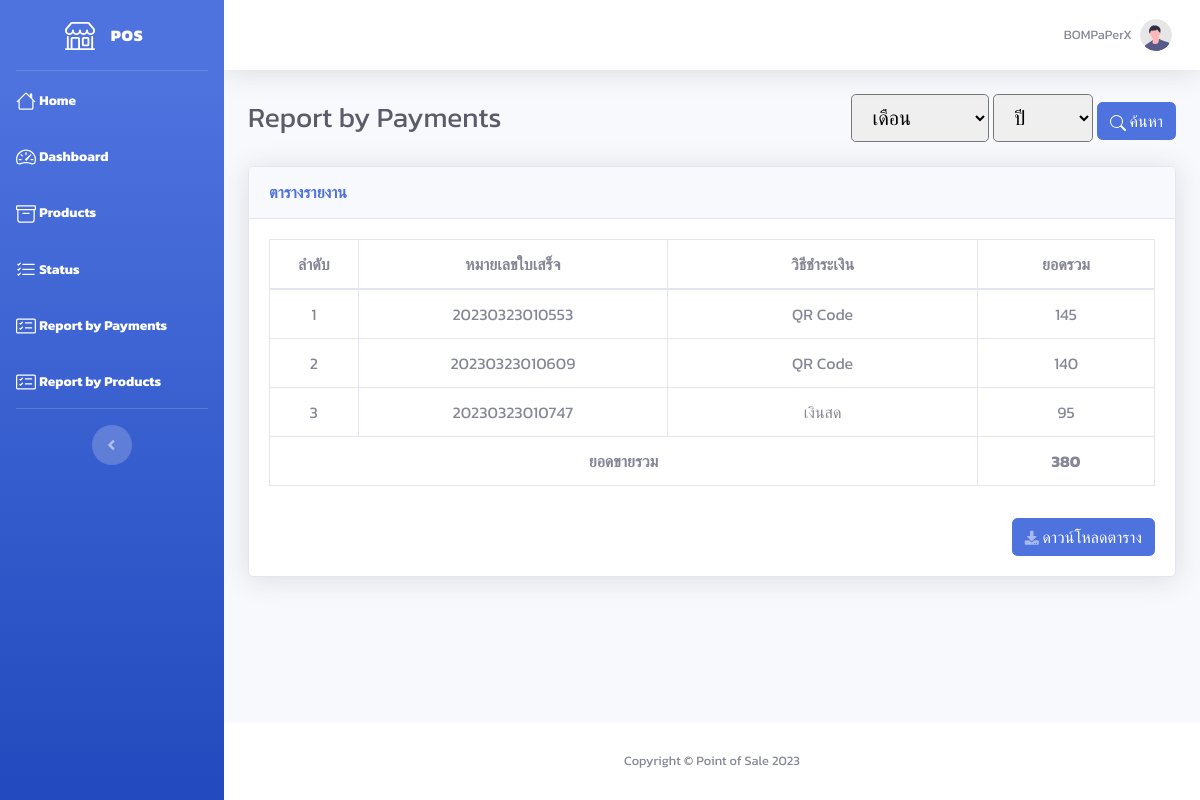
Before: /report_payment.php (signed in) with the older database file.
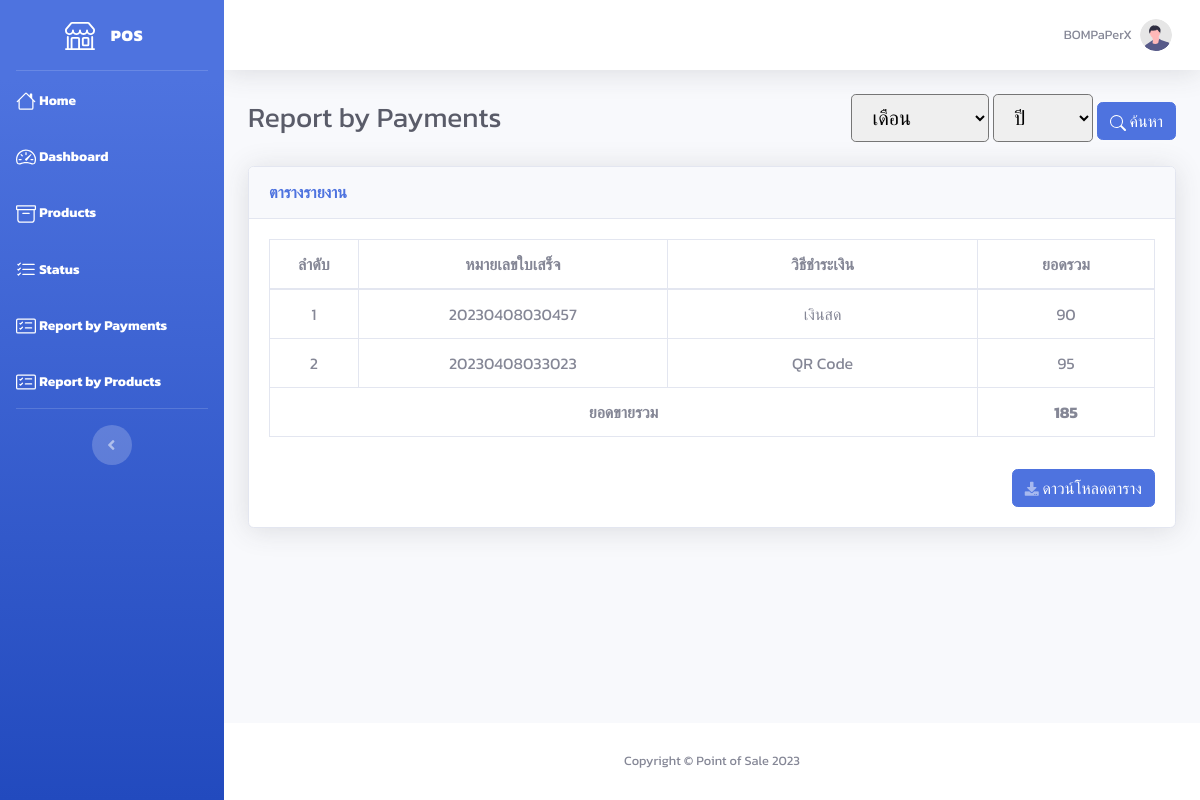
After: the same page with the newer database file.
### tables this page shows
CREATE TABLE `user` (
  `user_id` int(10) NOT NULL,
  `email` varchar(255) NOT NULL,
  `password` varchar(255) NOT NULL,
  `status` tinyint(1) NOT NULL COMMENT '0=disable\r\n1=enable',
  `firstname` varchar(255) NOT NULL,
  `lastname` varchar(255) NOT NULL,
  `store` varchar(255) NOT NULL,
  `description` text NOT NULL,
  `img_path` text NOT NULL
);

CREATE TABLE `payment` (
  `payment_id` int(10) NOT NULL,
  `no_receipt` varchar(255) NOT NULL,
  `method` tinyint(1) NOT NULL COMMENT '0=cash\r\n1=qrcode',
  `timestamp` timestamp NOT NULL DEFAULT current_timestamp(),
  `status` tinyint(1) NOT NULL DEFAULT 0
);

CREATE TABLE `record` (
  `record_id` int(10) NOT NULL,
  `no_receipt` varchar(255) NOT NULL,
  `product_id` int(10) NOT NULL,
  `quantity` int(255) NOT NULL,
  `net_price` int(255) NOT NULL
);

### report_payment.php (the view, shortened to what this page needs)
<!DOCTYPE html>
<html lang="en">
<?php
require 'include/connect.php';
include 'include/header.php';
$user_id = $_SESSION['user_id'];
$report_data = $connect->prepare("SELECT * FROM payment INNER JOIN record ON payment.no_receipt = record.no_receipt INNER JOIN product ON record.product_id = product.product_id WHERE user_id = '$user_id' GROUP BY record.no_receipt");
$report_data->execute();
$row_report = $report_data->fetchAll(PDO::FETCH_ASSOC);
?>
<body id="page-top">
    <div id="wrapper">
        <?php include 'include/sidebar.php'; ?>
        <div id="content-wrapper" class="d-flex flex-column">
            <div id="content">
                <?php include 'include/topbar.php'; ?>
                <div class="container-fluid">
                    <div class="d-sm-flex align-items-center justify-content-between mb-4">
                        <h1 class="h3 mb-0 text-gray-800">Report by Payments</h1>
                        <form method="GET" action="report_payment.php">
                            <div class="d-inline">
                                <select class="form-select form-control-lg is-valid d-inline" name="month">
                                    <option value="">เดือน</option>
                                </select>
                                <select class="form-select form-control-lg is-valid d-inline" name="year" required>
                                    <option value="">ปี</option>
                                </select>
                            </div>
                            <button type="submit" class="btn btn-primary">
                                ค้นหา
                            </button>
                        </form>
                    </div>
                    <div class="card shadow mb-4">
                        <div class="card-header py-3">
                            <h6 class="m-0 font-weight-bold text-primary">ตารางรายงาน</h6>
                        </div>
                        <div class="card-body">
                            <div class="table-responsive">
                                <table class="table table-bordered" id="Table" width="100%" cellspacing="0">
                                    <thead>
                                        <tr>
                                            <th width="10%" class="text-center">ลำดับ</th>
                                            <th width="35%" class="text-center">หมายเลขใบเสร็จ</th>
                                            <th width="35%" class="text-center">วิธีชำระเงิน</th>
                                            <th width="20%" class="text-center">ยอดรวม</th>
                                        </tr>
                                    </thead>
                                    <tbody>
                                        <?php
                                        $all_price = 0;
                                        $j = 1;
                                        foreach ($row_report as $row) {
                                            $price = $connect->prepare("SELECT net_price, quantity FROM record WHERE no_receipt = '" . $row['no_receipt'] . "'");
                                            $price->execute();
                                            $row_price = $price->fetchAll(PDO::FETCH_ASSOC);
                                            $total_price = 0;
                                            foreach ($row_price as $rp) {
                                                $total_price += $rp['net_price'] * $rp['quantity'];
                                            }
                                            $all_price += $total_price;
                                        ?>
                                            <tr>
                                                <td class="text-center"><?= $j++ ?></td>
                                                <td class="text-center"><?= $row['no_receipt'] ?></td>
                                                <td class="text-center"><?= $row['method'] == 1 ? 'QR Code' : 'เงินสด' ?></td>
                                                <td class="text-center"><?= $total_price ?></td>
                                            </tr>
                                        <?php } ?>
                                    </tbody>
                                    <tfoot>
                                        <tr>
                                            <th colspan="3" class="text-center">ยอดขายรวม</th>
                                            <th class="text-center"><?= $all_price ?></th>
                                        </tr>
                                    </tfoot>
                                </table>
                            </div>
                            <button id="download_link" onClick="javascript:ExcelReport();" class="btn btn-primary float-right mt-3">
                                <i class="fas fa-download fa-sm text-white-50"></i> ดาวน์โหลดตาราง
                            </button>
                        </div>
                    </div>
                </div>
            </div>
            <?php include 'include/footer.php'; ?>
        </div>
    </div>
</body>
</html>

### include/header.php (shortened to what this page needs)
<head>
    <link href="vendor/fontawesome-free/css/all.min.css" rel="stylesheet" type="text/css">
    <link href="css/sb-admin-2.min.css" rel="stylesheet">
    <link href="vendor/datatables/dataTables.bootstrap4.min.css" rel="stylesheet">
    <link rel="stylesheet" href="https://cdn.jsdelivr.net/npm/sweetalert2@11/dist/sweetalert2.min.css">
</head>

### include/sidebar.php (shortened to what this page needs)
<ul class="navbar-nav bg-gradient-primary sidebar sidebar-dark accordion" id="accordionSidebar">
    <a class="sidebar-brand d-flex align-items-center justify-content-center" href="index.php">
        <div class="sidebar-brand-icon">
        </div>
        <div class="sidebar-brand-text mx-3">POS</sup></div>
    </a>
    <hr class="sidebar-divider my-0">
    <li class="nav-item active">
        <a class="nav-link" href="index.php">
            <span>Home</span>
        </a>
    </li>
    <li class="nav-item active">
        <a class="nav-link" href="dashboard.php">
            <span>Dashboard</span>
        </a>
    </li>
    <li class="nav-item active">
        <a class="nav-link" href="product.php">
            <span>Products</span>
        </a>
    </li>
    <li class="nav-item active">
        <a class="nav-link" href="status.php">
            <span>Status</span>
        </a>
    </li>
    <li class="nav-item active">
        <a class="nav-link" href="report_payment.php">
            <span>Report by Payments</span>
        </a>
    </li>
    <li class="nav-item active">
        <a class="nav-link" href="report_product.php">
            <span>Report by Products</span>
        </a>
    </li>
    <hr class="sidebar-divider">
    <div class="text-center d-none d-md-inline">
        <button class="rounded-circle border-0" id="sidebarToggle"></button>
    </div>
</ul>

### include/topbar.php (shortened to what this page needs)
<?php
if (isset($_SESSION['user_id'])) {
    $user_id = $_SESSION['user_id'];
    $profile = $connect->prepare("SELECT * FROM user WHERE user_id = :user_id");
    $profile->bindParam(":user_id", $user_id);
    $profile->execute();
    $row_profile = $profile->fetch(PDO::FETCH_ASSOC);
} else {
    $admin_id = $_SESSION['admin_id'];
    $profile = $connect->prepare("SELECT * FROM admin WHERE admin_id = :admin_id");
    $profile->bindParam(":admin_id", $admin_id);
    $profile->execute();
    $row_profile = $profile->fetch(PDO::FETCH_ASSOC);
}
?>
<nav class="navbar navbar-expand navbar-light bg-white topbar mb-4 static-top shadow">
    <ul class="navbar-nav ml-auto">
        <li class="nav-item dropdown no-arrow">
            <a class="nav-link dropdown-toggle" href="#" id="userDropdown" role="button" data-toggle="dropdown" aria-haspopup="true" aria-expanded="false">
                <span class="mr-2 d-none d-lg-inline text-gray-600 small"><?= isset($_SESSION['user_id']) ? $row_profile['store'] : $row_profile['firstname'] . ' ' . $row_profile['lastname'] ?></span>
                <img class="img-profile rounded-circle" src="../img/undraw_profile.svg">
            </a>
        </li>
    </ul>
</nav>

### include/footer.php
<footer class="sticky-footer bg-white">
    <div class="container my-auto">
        <div class="copyright text-center my-auto">
            <span>Copyright &copy; Point of Sale 2023</span>
        </div>
    </div>
</footer>

### include/header.php (style rules this page uses)
body { font-family: 'Kanit', sans-serif; }

Changed rows visible on the page:
removed payment: record.no_receipt "20230323010553", method "QR Code", total_price "145"
removed payment: record.no_receipt "20230323010609", method "QR Code", total_price "140"
removed payment: record.no_receipt "20230323010747", method "เงินสด", total_price "95"
added payment: record.no_receipt "20230408030457", method "เงินสด", total_price "90"
added payment: record.no_receipt "20230408033023", method "QR Code", total_price "95"
Other visible differences:
$all_price: "380" → "185"
